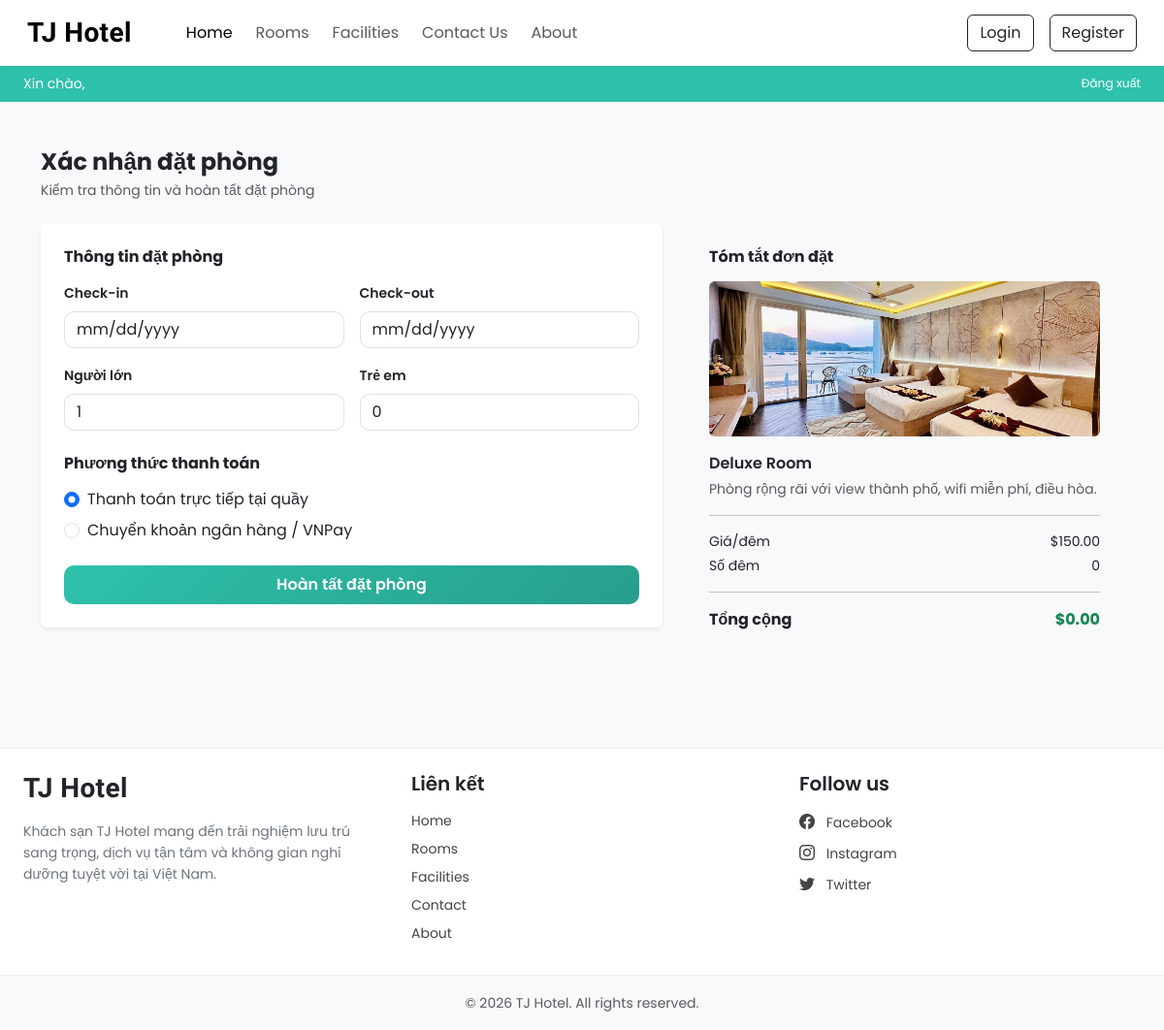
/admin/checkout.php?room_id=1 (signed in), run on the app's committed database.
### tables this page shows
CREATE TABLE IF NOT EXISTS `rooms` (
    `id`          INT(11)        NOT NULL AUTO_INCREMENT,
    `name`        VARCHAR(100)   NOT NULL,
    `type`        VARCHAR(50)    NOT NULL,
    `price`       DECIMAL(10,2)  NOT NULL,
    `capacity`    INT(11)        NOT NULL DEFAULT 2,
    `description` TEXT,
    `image`       VARCHAR(255),
    `status`      ENUM('available','booked','maintenance') NOT NULL DEFAULT 'available',
    `created_at`  TIMESTAMP      NOT NULL DEFAULT CURRENT_TIMESTAMP,
    PRIMARY KEY (`id`)
);

### admin/inc/db_config.php (called while the page is built, shortened)
<?php
function select($sql, $values = [], $datatypes = "") {
    $con = $GLOBALS['con'];
    $stmt = mysqli_prepare($con, $sql);
    if (!empty($datatypes)) {
        mysqli_stmt_bind_param($stmt, $datatypes, ...$values);
    }
    mysqli_stmt_execute($stmt);
    $res = mysqli_stmt_get_result($stmt);
    return $res;
}
?>

### admin/checkout.php (the view, shortened to what this page needs)
<?php
require('inc/db_config.php');
$room_id  = isset($_GET['room_id'])  ? (int)$_GET['room_id']  : 0;
$checkin  = $_GET['checkin']  ?? '';
$checkout = $_GET['checkout'] ?? '';
$adults   = (int)($_GET['adults']   ?? 1);
$children = (int)($_GET['children'] ?? 0);
$room = null;
$days = $total = 0;
if ($room_id) {
    $res  = select("SELECT * FROM `rooms` WHERE `id`=? LIMIT 1", [$room_id], "i");
    $room = $res ? mysqli_fetch_assoc($res) : null;
}
?>
<!DOCTYPE html>
<html lang="vi">
<head>
    <?php
    require('../inc/link.php');
    ?>
</head>
<body class="bg-light">
<?php require('../inc/header.php'); ?>
<div class="user-bar d-flex justify-content-between align-items-center">
    <span>Xin chào, <strong><?= htmlspecialchars($_SESSION['user_name']) ?></strong></span>
    <a href="logout.php" class="text-white text-decoration-none small">Đăng xuất</a>
</div>
<div class="container py-5">
    <h4 class="fw-bold mb-1">Xác nhận đặt phòng</h4>
    <p class="text-muted small mb-4">Kiểm tra thông tin và hoàn tất đặt phòng</p>
    <div class="row g-4">
        <div class="col-lg-7">
            <div class="card border-0 shadow-sm p-4">
                <h6 class="fw-bold mb-3">Thông tin đặt phòng</h6>
                <form method="POST" action="">
                    <div class="row g-3 mb-4">
                        <div class="col-md-6">
                            <label class="form-label fw-semibold" style="font-size:.875rem;">Check-in</label>
                            <input type="date" class="form-control shadow-none" value="<?= htmlspecialchars($checkin) ?>" readonly>
                        </div>
                        <div class="col-md-6">
                            <label class="form-label fw-semibold" style="font-size:.875rem;">Check-out</label>
                            <input type="date" class="form-control shadow-none" value="<?= htmlspecialchars($checkout) ?>" readonly>
                        </div>
                        <div class="col-md-6">
                            <label class="form-label fw-semibold" style="font-size:.875rem;">Người lớn</label>
                            <input type="number" class="form-control shadow-none" value="<?= $adults ?>" readonly>
                        </div>
                        <div class="col-md-6">
                            <label class="form-label fw-semibold" style="font-size:.875rem;">Trẻ em</label>
                            <input type="number" class="form-control shadow-none" value="<?= $children ?>" readonly>
                        </div>
                    </div>
                    <h6 class="fw-bold mb-3">Phương thức thanh toán</h6>
                    <div class="form-check mb-2">
                        <input class="form-check-input" type="radio" name="payment" id="payDirect" value="direct" checked>
                        <label class="form-check-label" for="payDirect">Thanh toán trực tiếp tại quầy</label>
                    </div>
                    <div class="form-check mb-4">
                        <input class="form-check-input" type="radio" name="payment" id="payOnline" value="online">
                        <label class="form-check-label" for="payOnline">Chuyển khoản ngân hàng / VNPay</label>
                    </div>
                    <button type="submit" name="book" class="btn btn-book w-100 py-2">Hoàn tất đặt phòng</button>
                </form>
            </div>
        </div>
        <div class="col-lg-5">
            <div class="summary-box p-4">
                <h6 class="fw-bold mb-3">Tóm tắt đơn đặt</h6>
                <?php if ($room): ?>
                    <img src="../<?= htmlspecialchars($room['image']) ?>" class="w-100 rounded mb-3" style="height:160px;object-fit:cover;" alt="<?= htmlspecialchars($room['name']) ?>">
                    <div class="fw-semibold mb-1"><?= htmlspecialchars($room['name']) ?></div>
                    <div class="text-muted small mb-3"><?= htmlspecialchars($room['description']) ?></div>
                    <hr>
                    <div class="d-flex justify-content-between small mb-1">
                        <span>Giá/đêm</span><span>$<?= number_format($room['price'], 2) ?></span>
                    </div>
                    <div class="d-flex justify-content-between small mb-1">
                        <span>Số đêm</span><span><?= $days ?></span>
                    </div>
                    <hr>
                    <div class="d-flex justify-content-between fw-bold">
                        <span>Tổng cộng</span><span class="text-success">$<?= number_format($total, 2) ?></span>
                    </div>
                <?php else: ?>
                    <p class="text-muted small">Không tìm thấy thông tin phòng.</p>
                <?php endif; ?>
            </div>
        </div>
    </div>
</div>
<?php require('../inc/footer.php'); ?>
</body>
</html>

### admin/css/common.css (style rules this page uses)
:root { --teal:#2ec1ac; --teal-hover:#279e8c; }
* { font-family: 'Poppins', sans-serif; }
input[type=number] { -moz-appearance: textfield; }

### admin/checkout.php (style rules this page uses)
.summary-box { background:#f8f9fa; border-radius:12px; }
.form-control, .form-select { border-radius:10px; border:1.5px solid #e0e0e0; }
.btn-book { background:linear-gradient(135deg,#2ec1ac,#279e8c); border:none; border-radius:10px; color:#fff; font-weight:600; }
.user-bar { background:#2ec1ac; color:#fff; padding:.5rem 1.5rem; font-size:.875rem; }

### data on the page
rooms: image (picture), name "Deluxe Room", description "Phòng rộng rãi với view thành phố, wifi miễn phí, điều hòa.", price "150.00"

### other printed values
$days "0"
$total "0.00"
